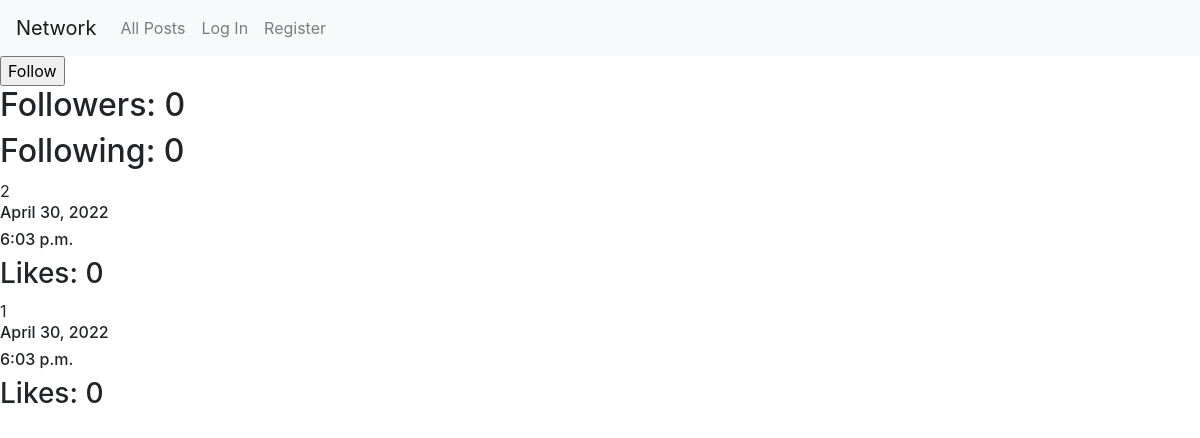
/7, run on the app's committed database.
### network/models.py (models this page shows)
class UserPage(models.Model):
    user = models.ForeignKey(User, on_delete=models.RESTRICT, null=False)
    followers = models.IntegerField(default=0)
    following = models.IntegerField(default=0)
    followed = models.BooleanField(default=False)

class NewPost(models.Model):
    text = models.CharField(max_length=1000)
    user = models.ForeignKey(User, on_delete=models.RESTRICT, null=False)
    date = models.DateField(auto_now_add=True)
    time = models.TimeField(auto_now_add=True)
    likes = models.IntegerField(default=0)

### network/views.py (the view)
# urls.py: path("<int:user_id>", views.user_page, name="user_page"),
def user_page(request, user_id):
    user = User(pk=user_id)
    user_page = UserPage.objects.get(user=user)
    return render(request, "network/user.html", {
        "user": user_page,
        "posts": reversed(NewPost.objects.filter(user=user).all())
    })

### network/templates/network/user.html (shortened to what this page needs)
{% extends "network/layout.html" %}
{% block body %}
    <form action="{% url 'follow' %}">
        {% if user.request != user.user %}
            {% if user.followed %}
                <input type="hidden" value="1" name="f">
                <input type="submit" value="Unfollow">
            {% else %}
                <input type="submit" value="Follow">
            {% endif %}
        {% endif %}
    </form>
    <h2>Followers: {{ user.followers }}</h2>
    <h2>Following: {{ user.following }}</h2>
    {% for post in posts %}
        <div>
            <div>{{ post.text }}</div>
            <h6>{{ post.date }}</h5>
            <h6>{{ post.time }}</h5>
            <h3>Likes: {{ post.likes }}</h3>
        </div>
    {% endfor %}
{% endblock %}

### data on the page
UserPage: followers "0", following "0"
NewPost: text "2", date "April 30, 2022", time "6:03 p.m.", likes "0"
NewPost: text "1", date "April 30, 2022", time "6:03 p.m.", likes "0"
